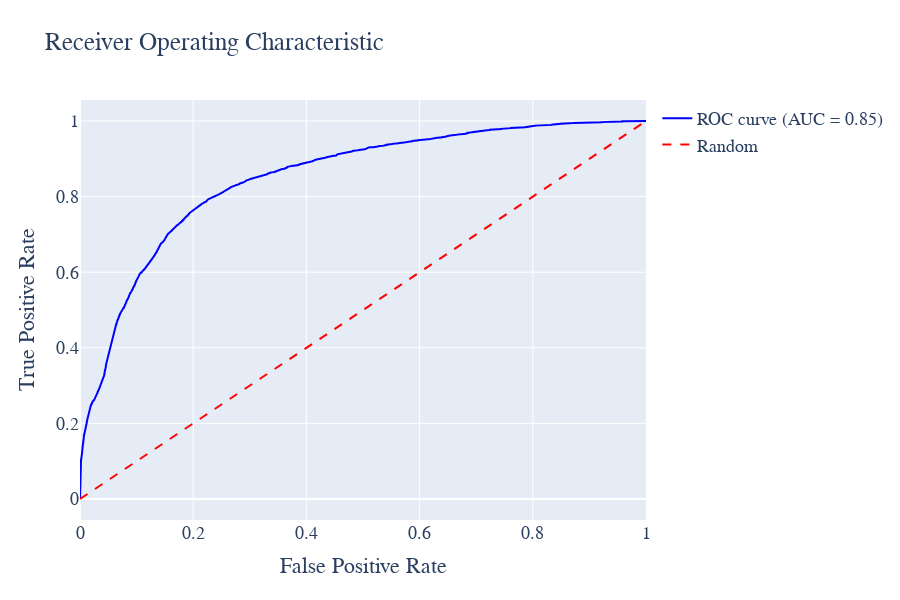

The code cell stored with this chart in its notebook:
### Code cell
import plotly.graph_objects as go
from sklearn.metrics import roc_curve, auc

# 计算ROC曲线
roc_auc = auc(fpr, tpr)

# 计算ROC曲线
roc_auc = auc(fpr, tpr)

# 创建布局
layout = go.Layout(
    title='Receiver Operating Characteristic',
    xaxis=dict(title='False Positive Rate'),
    yaxis=dict(title='True Positive Rate'),
    hovermode='closest',
    width=900, height=600,
    font=dict(family='Times New Roman', size=18)
)

# 创建ROC曲线图形
roc_trace = go.Scatter(
    x=fpr,
    y=tpr,
    mode='lines',
    line=dict(color='blue', width=2),
    name='ROC curve (AUC = %0.2f)' % roc_auc
)

# 创建对角线图形
diagonal_trace = go.Scatter(
    x=[0, 1],
    y=[0, 1],
    mode='lines',
    line=dict(color='red', width=2, dash='dash'),
    name='Random'
)

# 创建图表数据
data = [roc_trace, diagonal_trace]

# 创建图表
fig = go.Figure(data=data, layout=layout)

fig.write_html('Image/4_4_8.html')
# 显示图表
fig.show()

### Figure 1 — Plotly figure (JSON) as saved in the notebook; plotly's stock layout.template omitted (floating-point values rounded to 4 significant figures; data arrays with more than 128 entries replaced by an {"elided": "..."} marker saying what was removed)
{"data": [{"line": {"color": "blue", "width": 2}, "mode": "lines", "name": "ROC curve (AUC = 0.85)", "type": "scatter", "x": {"elided": "4622 float values"}, "y": {"elided": "4622 float values"}}, {"line": {"color": "red", "dash": "dash", "width": 2}, "mode": "lines", "name": "Random", "type": "scatter", "x": [0, 1], "y": [0, 1]}], "layout": {"font": {"family": "Times New Roman", "size": 18}, "height": 600, "hovermode": "closest", "title": {"text": "Receiver Operating Characteristic"}, "width": 900, "xaxis": {"title": {"text": "False Positive Rate"}}, "yaxis": {"title": {"text": "True Positive Rate"}}}}
